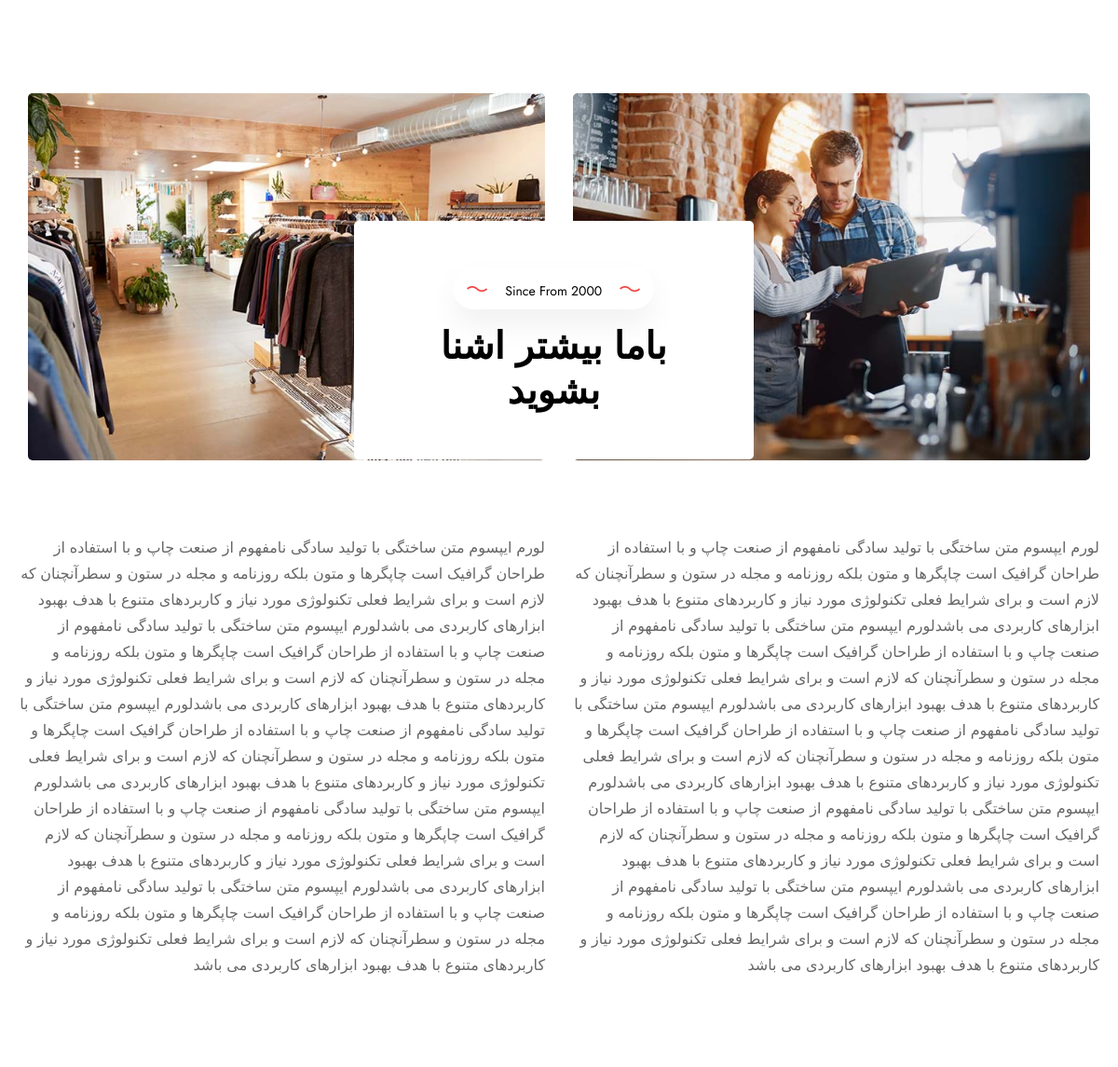
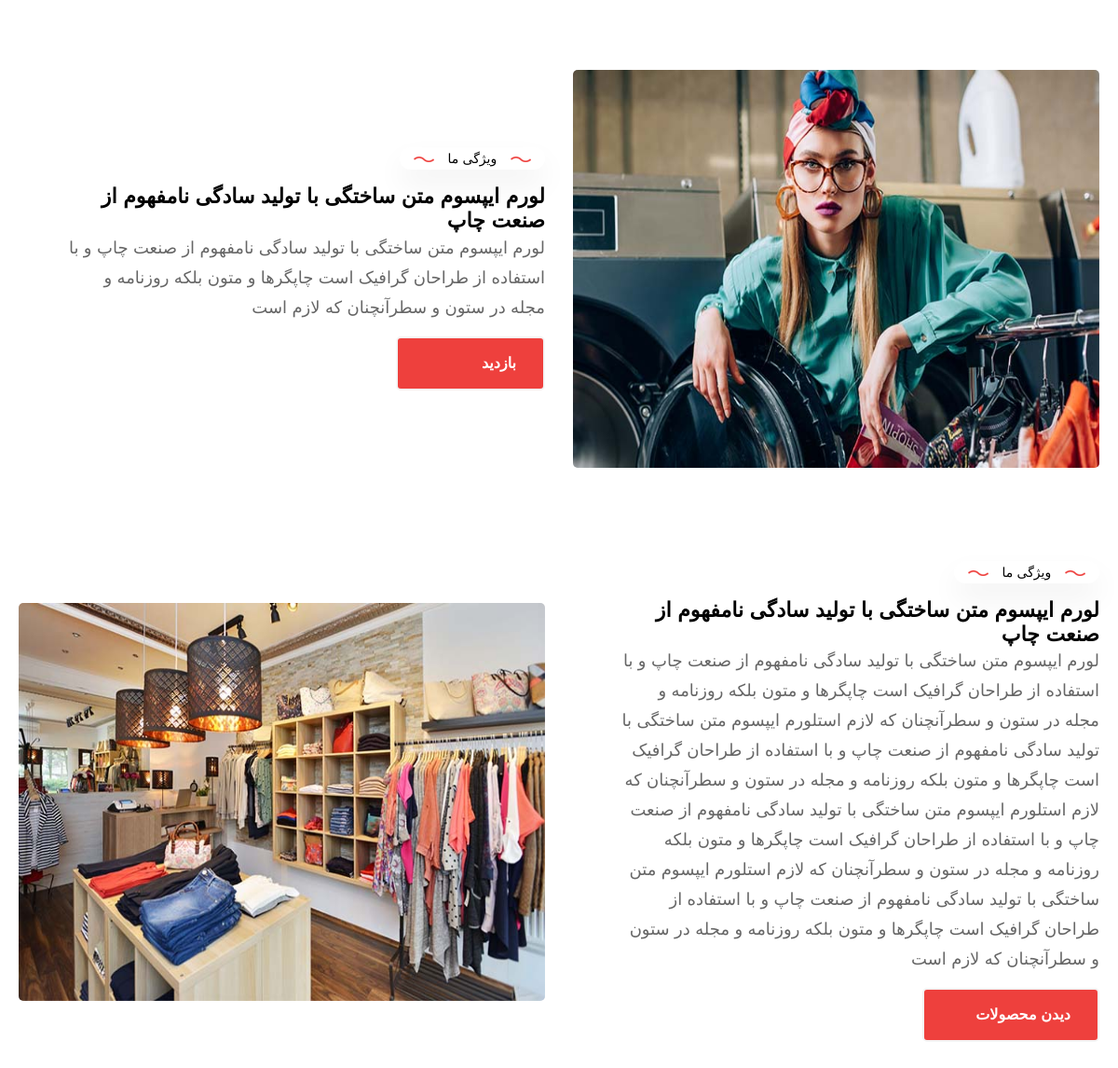
Page /about-us on the committed database (2 pictures, top to bottom).
### AESHome/models.py (models this page shows, shortened)
class About_us(models.Model):
    small_title = models.CharField(max_length=75, verbose_name='متن بالای عنوان')
    title = models.CharField(max_length=75, verbose_name='عنوان')
    description = models.TextField(verbose_name='توضیحات')
    description2 = models.TextField(verbose_name='قسمت دوم توضیحات')
    team_active_posts = models.BooleanField(default=False, verbose_name='فعال کردن قسمت افراد')
    is_active = models.BooleanField(default=True, verbose_name='فعال')
    is_delete = models.BooleanField(default=False, verbose_name='حذف')
    active = ProductManager()
    class Meta:
        verbose_name = 'درباره ما'
        verbose_name_plural = 'قسمت درباره ما'

class About_Features(models.Model):
    image = models.ImageField(upload_to='about/features', verbose_name='عکس')
    title = models.CharField(max_length=75, verbose_name='عنوان')
    description = models.TextField(verbose_name='توضیحات')
    url = models.URLField(max_length=200, verbose_name='لینک')
    url_name = models.CharField(max_length=200, verbose_name='نام لینک')
    is_active = models.BooleanField(default=True, verbose_name='فعال')
    is_delete = models.BooleanField(default=False, verbose_name='حذف')
    about = models.ForeignKey(About_us, on_delete=models.CASCADE, verbose_name='مربوط به توضیحات')
    sub_title = models.CharField(max_length=75, verbose_name='بالای عنوان')
    active = ProductManager()
    class Meta:
        verbose_name = 'ویژگی ما'
        verbose_name_plural = 'ویژگی های ما'

### AESHome/views.py (the view)
# urls.py: path('about-us', views.AboutUs, name='about-us.home'),
def AboutUs(request):
    context = {'SiteSetting': SiteSetting.active.first(),
               'About_us': About_us.active.prefetch_related('about_team_set', 'about_features_set').order_by(
                   '-id').first(),
               }
    return render(request, 'AESHome/about.html', context)

### AESHome/models.py (called while the page is built)
    def get_queryset(self):
        return super().get_queryset().filter(is_delete=False, is_active=True).all()

### templates/AESHome/about.html (shortened to what this page needs)
{% extends 'Layouts/Base.html' %}
{% block content %}
    <section class="about-us-area pt-120 pb-75 pt-md-60 pb-md-15 pt-xs-50 pb-xs-10">
        <div class="container">
            <div class="image-section">
                <div class="row">
                    <div class="col-lg-6">
                        <div class="image-1">
                            <img src="../../static/images/about/img-1.jpg" alt="img">
                        </div>
                    </div>
                    <div class="col-lg-6">
                        <div class="image-2">
                            <img src="../../static/images/about/img-2.jpg" alt="img">
                        </div>
                    </div>
                </div>
                <div class="section-title">
                    <div class="title-inner">
                        <div class="wrapper">
                            <div class="sub-content">
                                <img class="line-1" src="../../static/images/banner/wvbo-icon.png" alt="">
                                <span class="sub-text">{{ About_us.small_title }}</span>
                                <img class="line-2" src="../../static/images/banner/wvbo-icon.png" alt="">
                            </div>
                            <h2 class="title">{{ About_us.title }}</h2>
                        </div>
                    </div>
                </div>
            </div>
            <div class="section-text">
                <div class="row">
                    <div class="col-lg-6">
                        <p class="description">{{ About_us.description }}</p>
                    </div>
                    <div class="col-lg-6">
                        <p class="description">{{ About_us.description2 }}</p>
                    </div>
                </div>
            </div>
        </div>
    </section>
    <div class="features-area">
        <div class="container">
            {% for feature in About_us.about_features_set.all %}
                <div class="features-{{ forloop.counter }}">
                    <div class="row align-items-center">
                        {% if loop == 'odd' %}
                            <div class="col-lg-6">
                                <div class="image-section">
                                    <a href=""><img src="{{ feature.image.url }}" height="427px" width="685"
                                                    alt="features-1"></a>
                                </div>
                            </div>
                        {% endif %}
                        <div class="col-lg-6">
                            <div class="section-content">
                                <div class="sub-content">
                                    <img class="line-1" src="../../static/images/banner/wvbo-icon.png" alt="">
                                    <span class="sub-text">{{ feature.sub_title }}</span>
                                    <img class="line-2" src="../../static/images/banner/wvbo-icon.png" alt="">
                                </div>
                                <h2 class="title">{{ feature.title }}</h2>
                                <p class="description">{{ feature.description }}</p>
                                <div class="section-button">
                                    <a href="{{ feature.url }}">{{ feature.url_name }}</a>
                                </div>
                            </div>
                        </div>
                        {% if loop == 'even' %}
                            <div class="col-lg-6">
                                <div class="image-section">
                                    <a href=""><img src="{{ feature.image.url }}" height="427px" width="685"
                                                    alt="features-1"></a>
                                </div>
                            </div>
                        {% endif %}
                    </div>
                </div>
            {% endfor %}
        </div>
    </div>
{% endblock %}

### static/css/variables/variable7.css (style rules this page uses)
:root { --theme-color: #bc5b1f; }

### rows in the picture
About_us: small_title "Since From 2000", title "باما بیشتر اشنا بشوید", description "لورم ایپسوم متن ساختگی با تولید سادگی نامفهوم از صنعت چاپ و با استفاده از طراحان گرافیک است چاپگرها و متون بلکه روزنامه و مجله در ستون و سطرآنچنان که لازم است و برای شرایط فعلی تکنولوژی مورد نیاز و کاربردهای متنوع با هدف بهبود ابزارهای کاربردی می باشدلورم ایپسوم متن ساختگی با تولید سادگی نامفهوم از صنعت چاپ و با استفاده از طراحان گرافیک است چاپگرها و متون بلکه روزنامه و مجله در ستون و سطرآنچنان که لازم است و برای شرایط فعلی تکنولوژی مورد نیاز و کاربردهای متنوع با هدف بهبود ابزارهای کاربردی می باشدلورم ایپسوم متن ساختگی با تولید سادگی نامفهوم از صنعت چاپ و با استفاده از طراحان گرافیک است چاپگرها و متون بلکه روزنامه و مجله در ستون و سطرآنچنان که لازم است و برای شرایط فعلی تکنولوژی مورد نیاز و…", description2 "لورم ایپسوم متن ساختگی با تولید سادگی نامفهوم از صنعت چاپ و با استفاده از طراحان گرافیک است چاپگرها و متون بلکه روزنامه و مجله در ستون و سطرآنچنان که لازم است و برای شرایط فعلی تکنولوژی مورد نیاز و کاربردهای متنوع با هدف بهبود ابزارهای کاربردی می باشدلورم ایپسوم متن ساختگی با تولید سادگی نامفهوم از صنعت چاپ و با استفاده از طراحان گرافیک است چاپگرها و متون بلکه روزنامه و مجله در ستون و سطرآنچنان که لازم است و برای شرایط فعلی تکنولوژی مورد نیاز و کاربردهای متنوع با هدف بهبود ابزارهای کاربردی می باشدلورم ایپسوم متن ساختگی با تولید سادگی نامفهوم از صنعت چاپ و با استفاده از طراحان گرافیک است چاپگرها و متون بلکه روزنامه و مجله در ستون و سطرآنچنان که لازم است و برای شرایط فعلی تکنولوژی مورد نیاز و…"
About_Features: image (picture), sub_title "ویژگی ما", title "لورم ایپسوم متن ساختگی با تولید سادگی نامفهوم از صنعت چاپ", description "لورم ایپسوم متن ساختگی با تولید سادگی نامفهوم از صنعت چاپ و با استفاده از طراحان گرافیک است چاپگرها و متون بلکه روزنامه و مجله در ستون و سطرآنچنان که لازم است", url_name "بازدید"
About_Features: sub_title "ویژگی ما", title "لورم ایپسوم متن ساختگی با تولید سادگی نامفهوم از صنعت چاپ", description "لورم ایپسوم متن ساختگی با تولید سادگی نامفهوم از صنعت چاپ و با استفاده از طراحان گرافیک است چاپگرها و متون بلکه روزنامه و مجله در ستون و سطرآنچنان که لازم استلورم ایپسوم متن ساختگی با تولید سادگی نامفهوم از صنعت چاپ و با استفاده از طراحان گرافیک است چاپگرها و متون بلکه روزنامه و مجله در ستون و سطرآنچنان که لازم استلورم ایپسوم متن ساختگی با تولید سادگی نامفهوم از صنعت چاپ و با استفاده از طراحان گرافیک است چاپگرها و متون بلکه روزنامه و مجله در ستون و سطرآنچنان که لازم استلورم ایپسوم متن ساختگی با تولید سادگی نامفهوم از صنعت چاپ و با استفاده از طراحان گرافیک است چاپگرها و متون بلکه روزنامه و مجله در ستون و سطرآنچنان که لازم است", url_name "دیدن محصولات", image (picture)
